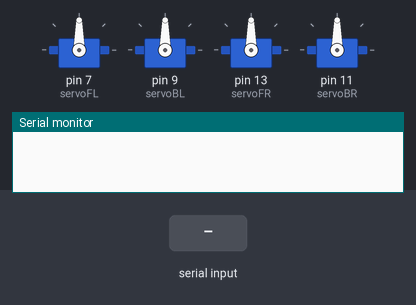
This sketch was run on a simulated Arduino Uno, built with avr-gcc and run on an emulated ATmega328P. On the bench: 4 × servo, the last lines printed to the serial monitor. The test bench sets the inputs (shaded band).

Above: at 1.2 s.
1.3 s: "1" received over Serial
At 2.1 s:
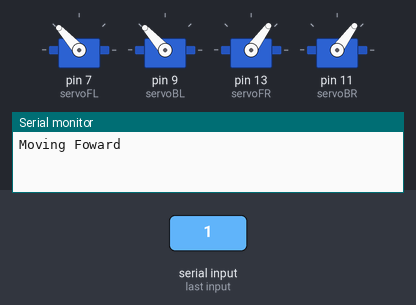
2.8 s: "2" received over Serial
At 3.2 s:
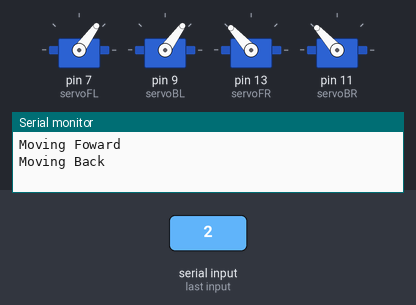
4.3 s: "3" received over Serial
At 5.5 s:
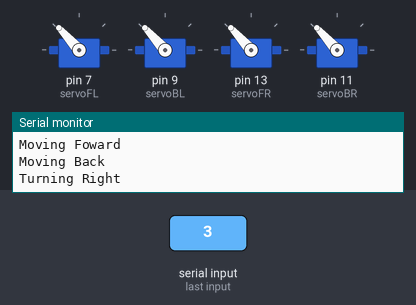
5.8 s: "4" received over Serial
At 6.7 s:
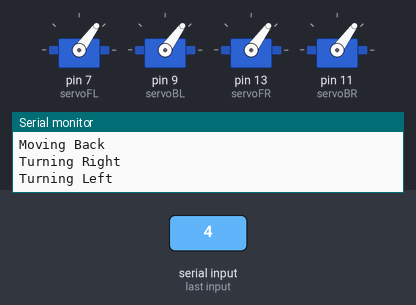
Timing chart, 0 to 8.3 s (numbered marks = the images above; inputs shaded):
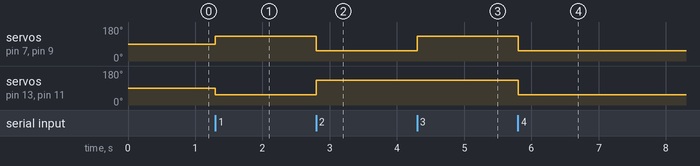

Measured:
- after the input at 1.3 s, servo on pin 7 (servoFL), servo on pin 9 (servoBL): 90° → 132° at once; servo on pin 13 (servoFR), servo on pin 11 (servoBR): 90° → 54° at once
- after the input at 2.8 s, servo on pin 7 (servoFL), servo on pin 9 (servoBL): 132° → 54° at once; servo on pin 13 (servoFR), servo on pin 11 (servoBR): 54° → 132° at once
- after the input at 4.3 s, servo on pin 7 (servoFL), servo on pin 9 (servoBL): 54° → 132° at once
- after the input at 5.8 s, servo on pin 7 (servoFL), servo on pin 9 (servoBL), servo on pin 13 (servoFR), servo on pin 11 (servoBR): 132° → 54° at once

The sketch:

MotorPower.ino
```cpp
#include <Servo.h>

Servo servoFL;
Servo servoBL;
Servo servoFR;
Servo servoBR;
void setup()
{
  servoFL.attach(7);
  servoBL.attach(9);
  servoFR.attach(13);
  servoBR.attach(11);
  Serial.begin(9600);     // opens serial port, sets data rate to 9600 bps
}

void loop()
{
  //initilizing variable
  int incomingByte = 1;
  int previousByte = 1;

  incomingByte = Serial.read();
  //Serial.print(incomingByte);

  while(incomingByte != previousByte) // && incomingByte != 0)
  {

    if (incomingByte == 49)
    {
      servoFL.writeMicroseconds(1900);
      servoBL.writeMicroseconds(1900);
      servoFR.writeMicroseconds(1100);
      servoBR.writeMicroseconds(1100);
      Serial.print("Moving Foward\n");
    }

    if (incomingByte == 50)
    {
      servoFL.writeMicroseconds(1100);
      servoBL.writeMicroseconds(1100);
      servoFR.writeMicroseconds(1900);
      servoBR.writeMicroseconds(1900);
      Serial.print("Moving Back\n");
    }

    if (incomingByte == 51)
    {
      servoFL.writeMicroseconds(1900);
      servoBL.writeMicroseconds(1900);
      servoFR.writeMicroseconds(1900);
      servoBR.writeMicroseconds(1900);
      Serial.print("Turning Right\n");
    }

    if (incomingByte == 52)
    {
      servoFL.writeMicroseconds(1100);
      servoBL.writeMicroseconds(1100);
      servoFR.writeMicroseconds(1100);
      servoBR.writeMicroseconds(1100);
      Serial.print("Turning Left\n");
    }

    if (incomingByte == 48)
    {
      servoFL.writeMicroseconds(1500);
      servoBL.writeMicroseconds(1500);
      servoFR.writeMicroseconds(1500);
      servoBR.writeMicroseconds(1500);
      Serial.print("Stoped\n");
    }
    previousByte = incomingByte;
  }
}
```
